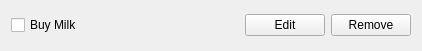
<?xml version="1.0" encoding="UTF-8"?>
<ui version="4.0">
 <class>Task</class>
 <widget class="QWidget" name="Task">
  <property name="geometry">
   <rect>
    <x>0</x>
    <y>0</y>
    <width>422</width>
    <height>51</height>
   </rect>
  </property>
  <property name="windowTitle">
   <string>Form</string>
  </property>
  <layout class="QHBoxLayout" name="horizontalLayout">
   <item>
    <widget class="QCheckBox" name="checkBox">
     <property name="text">
      <string>Buy Milk</string>
     </property>
    </widget>
   </item>
   <item>
    <spacer name="horizontalSpacer">
     <property name="orientation">
      <enum>Qt::Horizontal</enum>
     </property>
     <property name="sizeHint" stdset="0">
      <size>
       <width>40</width>
       <height>20</height>
      </size>
     </property>
    </spacer>
   </item>
   <item>
    <widget class="QPushButton" name="editButton">
     <property name="text">
      <string>Edit</string>
     </property>
    </widget>
   </item>
   <item>
    <widget class="QPushButton" name="removeButton">
     <property name="text">
      <string>Remove</string>
     </property>
    </widget>
   </item>
  </layout>
 </widget>
 <resources/>
 <connections/>
</ui>
